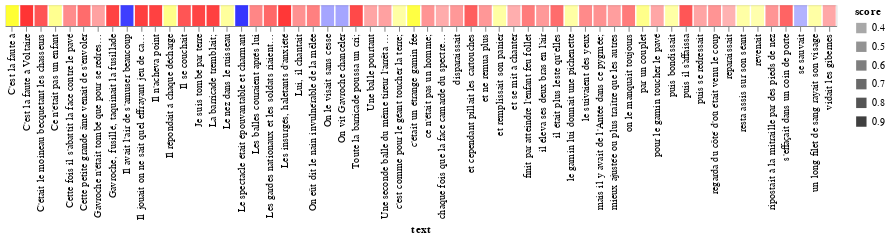

The notebook cell this image was saved under:
### Code cell
import altair as alt 


df = pd.DataFrame({
  'text': ["Le spectacle était épouvantable et charmant", "Gavroche, fusillé, taquinait la fusillade",  
           "Il avait l'air de s'amuser beaucoup", "C'était le moineau becquetant les chasseurs",
           "Il répondait à chaque décharge", "par un couplet", "On le visait sans cesse",
           "on le manquait toujours", "Les gardes nationaux et les soldats riaient en l'ajustant", 
           "Il se couchait", "puis se redressait", "s'effaçait dans un coin de porte",
           "puis bondissait", "disparaissait", "reparaissait", "se sauvait", "revenait",
           "ripostait à la mitraille par des pieds de nez", "et cependant pillait les cartouches",
           "vidait les gibernes", "et remplissait son panier", "Les insurgés, haletants d'anxiété",
           "le suivaient des yeux", "La barricade tremblait;", "Lui, il chantait",  
           "Ce n'était pas un enfant", "ce n'était pas un homme;", "c'était un étrange gamin fée",
           "On eût dit le nain invulnérable de la mêlée", "Les balles couraient après lui",
           "il était plus leste qu'elles", "Il jouait on ne sait quel effrayant jeu de cache-cache avec la mort;",
           "chaque fois que la face camarde du spectre s'approchait",
           "le gamin lui donnait une pichenette", "Une balle pourtant",
           "mieux ajustée ou plus traître que les autres", "finit par atteindre l'enfant feu follet",
           "On vit Gavroche chanceler", "puis il s’affaissa", "Toute la barricade poussa un cri;",
           "mais il y avait de l'Antée dans ce pygmée;", "pour le gamin toucher le pavé",
           "c'est comme pour le géant toucher la terre;", "Gavroche n'était tombé que pour se redresser; il", 
           "resta assis sur son séant", "un long filet de sang rayait son visage",
           "il éleva ses deux bras en l’air", "regarda du côté d'où était venu le coup",
           "et se mit à chanter", "Je suis tombé par terre", "C'est la faute à Voltaire",
           "Le nez dans le ruisseau", "C'est la faute à", "Il n'acheva point",
           "Une seconde balle du même tireur l'arrêta court",
           "Cette fois il s'abattit la face contre le pavé", "et ne remua plus",
           "Cette petite grande âme venait de s'envoler"],
           
  'label': ['positive', 'negative', 'positive', 'negative', 'neutral', 'neutral', 
            'positive', 'negative', 'negative', 'negative', 'negative', 'negative', 
            'neutral', 'negative', 'negative', 'positive', 'neutral', 'negative', 
            'negative', 'negative', 'neutral', 'negative', 'negative', 'negative', 
            'negative', 'neutral', 'negative', 'neutral', 'negative', 'negative', 
            'negative', 'negative', 'negative', 'neutral', 'negative', 'negative', 
            'negative', 'positive', 'negative', 'negative', 'negative', 'negative', 
            'neutral', 'negative', 'neutral', 'neutral', 'negative', 'negative', 
            'negative', 'negative', 'negative', 'neutral', 'neutral', 'negative', 
            'negative', 'negative', 'negative', 'negative'],
            
  'score': [0.943457, 0.887135, 0.901779, 0.795272, 0.550428, 0.541630, 0.413179, 
            0.613897, 0.705909, 0.793753, 0.420739, 0.722869, 0.415614, 0.478407, 
            0.353580, 0.350029, 0.377874, 0.490187, 0.753360, 0.403735, 0.424990, 
            0.935065, 0.542796, 0.894321, 0.509921, 0.512246, 0.495888, 0.878073, 
            0.591483, 0.559884, 0.683789, 0.901326, 0.382701, 0.419271, 0.415556, 
            0.445173, 0.608906, 0.415800, 0.788411, 0.851386, 0.507984, 0.407572, 
            0.417629, 0.433103, 0.411866, 0.414654, 0.472125, 0.494336, 0.373227, 
            0.876672, 0.952087, 0.458830, 0.956367, 0.889711, 0.431022, 0.531520, 
            0.479124, 0.685550]}
)
# Convert 'label' column to category type
df['label'] = df['label'].astype('category')

# Assign specific colors to the categories in 'label'
df['label'] = df['label'].cat.set_categories(['positive', 'neutral', 'negative'], ordered=True)
df['color'] = df['label'].map({'positive': 'blue', 'neutral': 'yellow', 'negative': 'red'})

# Create Altair chart
chart = alt.Chart(df).mark_bar().encode(
    x='text:O',
    color=alt.Color('color:N', scale=None),
    opacity='score:Q',
    tooltip=['text', 'label', 'score']
).properties(width=800)

chart.display()

### Figure 1 — Vega-Lite specification as saved in the notebook (floating-point values rounded to 4 significant figures)
{"config": {"view": {"continuousWidth": 300, "continuousHeight": 300}}, "data": {"name": "data-c32579d48b0a56abf7c984e73fd573ce"}, "mark": {"type": "bar"}, "encoding": {"color": {"field": "color", "scale": null, "type": "nominal"}, "opacity": {"field": "score", "type": "quantitative"}, "tooltip": [{"field": "text", "type": "nominal"}, {"field": "label", "type": "ordinal"}, {"field": "score", "type": "quantitative"}], "x": {"field": "text", "type": "ordinal"}}, "width": 800, "$schema": "https://vega.github.io/schema/vega-lite/v5.8.0.json", "datasets": {"data-c32579d48b0a56abf7c984e73fd573ce": [{"text": "Le spectacle était épouvantable et charmant", "label": "positive", "score": 0.9435, "color": "blue"}, {"text": "Gavroche, fusillé, taquinait la fusillade", "label": "negative", "score": 0.8871, "color": "red"}, {"text": "Il avait l'air de s'amuser beaucoup", "label": "positive", "score": 0.9018, "color": "blue"}, {"text": "C'était le moineau becquetant les chasseurs", "label": "negative", "score": 0.7953, "color": "red"}, {"text": "Il répondait à chaque décharge", "label": "neutral", "score": 0.5504, "color": "yellow"}, {"text": "par un couplet", "label": "neutral", "score": 0.5416, "color": "yellow"}, {"text": "On le visait sans cesse", "label": "positive", "score": 0.4132, "color": "blue"}, {"text": "on le manquait toujours", "label": "negative", "score": 0.6139, "color": "red"}, {"text": "Les gardes nationaux et les soldats riaient en l'ajustant", "label": "negative", "score": 0.7059, "color": "red"}, {"text": "Il se couchait", "label": "negative", "score": 0.7938, "color": "red"}, {"text": "puis se redressait", "label": "negative", "score": 0.4207, "color": "red"}, {"text": "s'effaçait dans un coin de porte", "label": "negative", "score": 0.7229, "color": "red"}, {"text": "puis bondissait", "label": "neutral", "score": 0.4156, "color": "yellow"}, {"text": "disparaissait", "label": "negative", "score": 0.4784, "color": "red"}, {"text": "reparaissait", "label": "negative", "score": 0.3536, "color": "red"}, {"text": "se sauvait", "label": "positive", "score": 0.35, "color": "blue"}, {"text": "revenait", "label": "neutral", "score": 0.3779, "color": "yellow"}, {"text": "ripostait à la mitraille par des pieds de nez", "label": "negative", "score": 0.4902, "color": "red"}, {"text": "et cependant pillait les cartouches", "label": "negative", "score": 0.7534, "color": "red"}, {"text": "vidait les gibernes", "label": "negative", "score": 0.4037, "color": "red"}, {"text": "et remplissait son panier", "label": "neutral", "score": 0.425, "color": "yellow"}, {"text": "Les insurgés, haletants d'anxiété", "label": "negative", "score": 0.9351, "color": "red"}, {"text": "le suivaient des yeux", "label": "negative", "score": 0.5428, "color": "red"}, {"text": "La barricade tremblait;", "label": "negative", "score": 0.8943, "color": "red"}, {"text": "Lui, il chantait", "label": "negative", "score": 0.5099, "color": "red"}, {"text": "Ce n'était pas un enfant", "label": "neutral", "score": 0.5122, "color": "yellow"}, {"text": "ce n'était pas un homme;", "label": "negative", "score": 0.4959, "color": "red"}, {"text": "c'était un étrange gamin fée", "label": "neutral", "score": 0.8781, "color": "yellow"}, {"text": "On eût dit le nain invulnérable de la mêlée", "label": "negative", "score": 0.5915, "color": "red"}, {"text": "Les balles couraient après lui", "label": "negative", "score": 0.5599, "color": "red"}, {"text": "il était plus leste qu'elles", "label": "negative", "score": 0.6838, "color": "red"}, {"text": "Il jouait on ne sait quel effrayant jeu de cache-cache avec la mort;", "label": "negative", "score": 0.9013, "color": "red"}, {"text": "chaque fois que la face camarde du spectre s'approchait", "label": "negative", "score": 0.3827, "color": "red"}, {"text": "le gamin lui donnait une pichenette", "label": "neutral", "score": 0.4193, "color": "yellow"}, {"text": "Une balle pourtant", "label": "negative", "score": 0.4156, "color": "red"}, {"text": "mieux ajustée ou plus traître que les autres", "label": "negative", "score": 0.4452, "color": "red"}, {"text": "finit par atteindre l'enfant feu follet", "label": "negative", "score": 0.6089, "color": "red"}, {"text": "On vit Gavroche chanceler", "label": "positive", "score": 0.4158, "color": "blue"}, {"text": "puis il s’affaissa", "label": "negative", "score": 0.7884, "color": "red"}, {"text": "Toute la barricade poussa un cri;", "label": "negative", "score": 0.8514, "color": "red"}, {"text": "mais il y avait de l'Antée dans ce pygmée;", "label": "negative", "score": 0.508, "color": "red"}, {"text": "pour le gamin toucher le pavé", "label": "negative", "score": 0.4076, "color": "red"}, {"text": "c'est comme pour le géant toucher la terre;", "label": "neutral", "score": 0.4176, "color": "yellow"}, {"text": "Gavroche n'était tombé que pour se redresser; il", "label": "negative", "score": 0.4331, "color": "red"}, {"text": "resta assis sur son séant", "label": "neutral", "score": 0.4119, "color": "yellow"}, {"text": "un long filet de sang rayait son visage", "label": "neutral", "score": 0.4147, "color": "yellow"}, {"text": "il éleva ses deux bras en l’air", "label": "negative", "score": 0.4721, "color": "red"}, {"text": "regarda du côté d'où était venu le coup", "label": "negative", "score": 0.4943, "color": "red"}, {"text": "et se mit à chanter", "label": "negative", "score": 0.3732, "color": "red"}, {"text": "Je suis tombé par terre", "label": "negative", "score": 0.8767, "color": "red"}, {"text": "C'est la faute à Voltaire", "label": "negative", "score": 0.9521, "color": "red"}, {"text": "Le nez dans le ruisseau", "label": "neutral", "score": 0.4588, "color": "yellow"}, {"text": "C'est la faute à", "label": "neutral", "score": 0.9564, "color": "yellow"}, {"text": "Il n'acheva point", "label": "negative", "score": 0.8897, "color": "red"}, {"text": "Une seconde balle du même tireur l'arrêta court", "label": "negative", "score": 0.431, "color": "red"}, {"text": "Cette fois il s'abattit la face contre le pavé", "label": "negative", "score": 0.5315, "color": "red"}, {"text": "et ne remua plus", "label": "negative", "score": 0.4791, "color": "red"}, {"text": "Cette petite grande âme venait de s'envoler", "label": "negative", "score": 0.6855, "color": "red"}]}}
